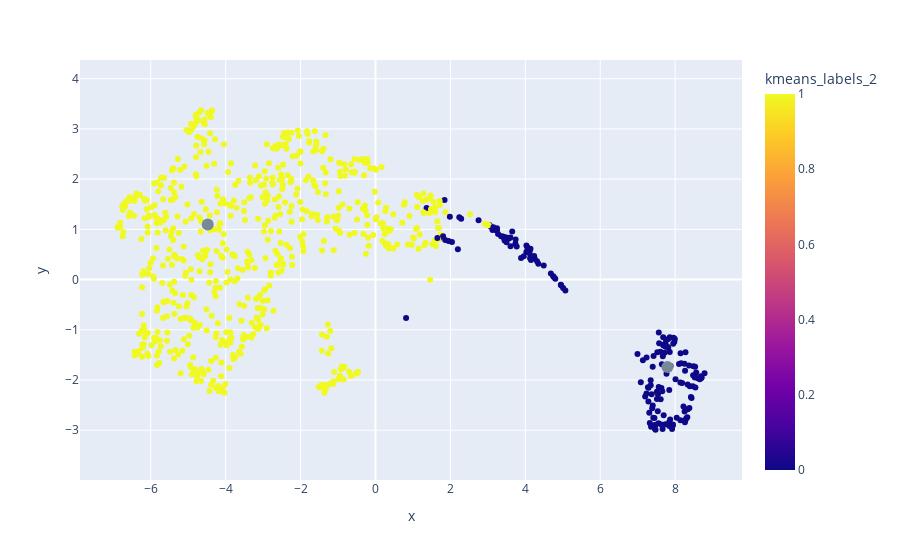

The cell this chart's notebook holds for it:
### Markdown cell above
Graficamos

### Code cell
fig_df["kmeans_labels_2"] = kmeans.labels_
fig = get_scatter(fig_df, "kmeans_labels_2")

# Transformamos los centro que vimos anteriormentes a la proyección 2d.
projected_centers = proyector.transform(kmeans.cluster_centers_)

fig.add_trace(
    go.Scatter(
        x=projected_centers[:, 0],
        y=projected_centers[:, 1],
        mode="markers",
        # name="Centros",
        marker_size=12,
        marker_color="LightSlateGray",
        showlegend=False,
    )
)

### Figure 1 — Plotly figure (JSON) as saved in the notebook; plotly's stock layout.template omitted (floating-point values rounded to 4 significant figures; data arrays with more than 128 entries replaced by an {"elided": "..."} marker saying what was removed)
{"data": [{"customdata": {"elided": "814x10 mixed values"}, "hovertemplate": "<b>%{hovertext}</b><br><br>x=%{x}<br>y=%{y}<br>danceability=%{customdata[0]}<br>energy=%{customdata[1]}<br>speechiness=%{customdata[2]}<br>acousticness=%{customdata[3]}<br>instrumentalness=%{customdata[4]}<br>valence=%{customdata[5]}<br>duration_ms=%{customdata[6]}<br>loudness=%{customdata[7]}<br>tempo=%{customdata[8]}<br>genre=%{customdata[9]}<br>kmeans_labels_2=%{marker.color}<extra></extra>", "hovertext": {"elided": "814 str values"}, "legendgroup": "", "marker": {"color": {"elided": "814 int values"}, "coloraxis": "coloraxis", "symbol": "circle"}, "mode": "markers", "name": "", "orientation": "v", "showlegend": false, "type": "scatter", "x": {"elided": "814 float values"}, "xaxis": "x", "y": {"elided": "814 float values"}, "yaxis": "y"}, {"marker": {"color": "LightSlateGray", "size": 12}, "mode": "markers", "showlegend": false, "type": "scatter", "x": [7.793, -4.479], "y": [-1.741, 1.097]}], "layout": {"coloraxis": {"colorbar": {"title": {"text": "kmeans_labels_2"}}, "colorscale": [[0, "#0d0887"], [0.1111, "#46039f"], [0.2222, "#7201a8"], [0.3333, "#9c179e"], [0.4444, "#bd3786"], [0.5556, "#d8576b"], [0.6667, "#ed7953"], [0.7778, "#fb9f3a"], [0.8889, "#fdca26"], [1, "#f0f921"]]}, "legend": {"tracegroupgap": 0}, "margin": {"t": 60}, "xaxis": {"anchor": "y", "domain": [0, 1], "range": [-7.889, 9.784], "title": {"text": "x"}}, "yaxis": {"anchor": "x", "domain": [0, 1], "range": [-3.991, 4.372], "title": {"text": "y"}}}}
